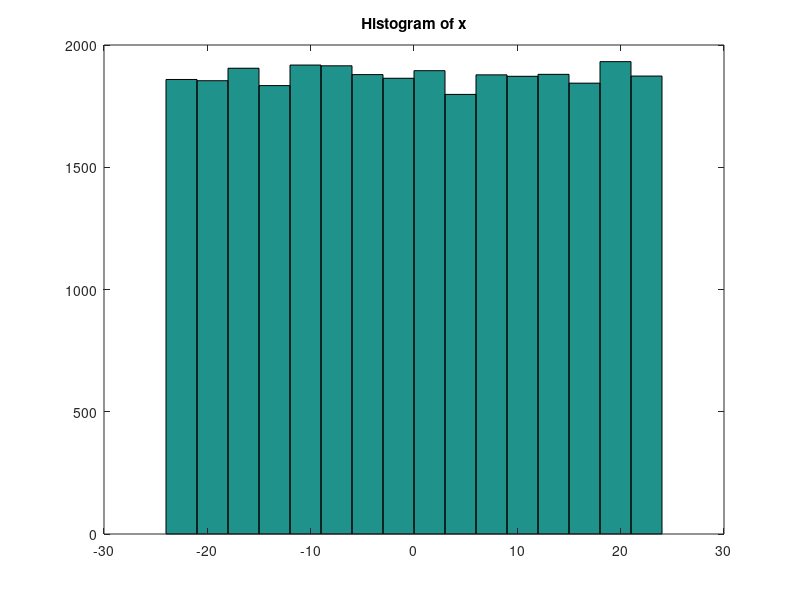

Recreate this plot in MATLAB. (Note: this script raises an error after producing the figure.)
clear all; close all; clc;
k=4; M=30000; d=3; nsamp=16; EbNo=[12 14 18];

L=2^k;
SNR=EbNo-10*log10(nsamp/2/k); % SNR ανά δείγμα σήματος
% Διάνυσμα τυχαίων ακεραίων {±1, ±3, ... ±(L-1)}*d/2
x=(2*floor(L*rand(1,M))-L+1)*d/2;
A=[-L+1:2:L-1]*d/2;
figure(1);
hist(x,A); title("Histogram of x");
disp('Theoretical power of x:')
Px=(L^2-1)/3*(d^2)/4 % θεωρητική ισχύς σήματος
disp('Simulated power of x:');
sum(x.^2)/length(x) % μετρούμενη ισχύς σήματος (για επαλήθευση)
y=rectpulse(x,nsamp);
matched=ones(1,nsamp);

n12=wgn(1,length(y),10*log10(Px)-SNR(1));
ynoisy12=y+n12; % θορυβώδες σήμα με EbNo=12
y12=reshape(ynoisy12,nsamp,length(ynoisy12)/nsamp);
z12=matched*y12/nsamp;
figure(2);
hist(z12,200); title("Histogram of z for EbNo=12");

n14=wgn(1,length(y),10*log10(Px)-SNR(2));
ynoisy14=y+n14; % θορυβώδες σήμα με EbNo=14
y14=reshape(ynoisy14,nsamp,length(ynoisy14)/nsamp);
z14=matched*y14/nsamp;
figure(3);
hist(z14,200); title("Histogram of z for EbNo=14");

n18=wgn(1,length(y),10*log10(Px)-SNR(3));
ynoisy18=y+n18; % θορυβώδες σήμα με EbNo=18
y18=reshape(ynoisy18,nsamp,length(ynoisy18)/nsamp);
z18=matched*y18/nsamp;
figure(4);
hist(z18,200); title("Histogram of z for EbNo=18");
